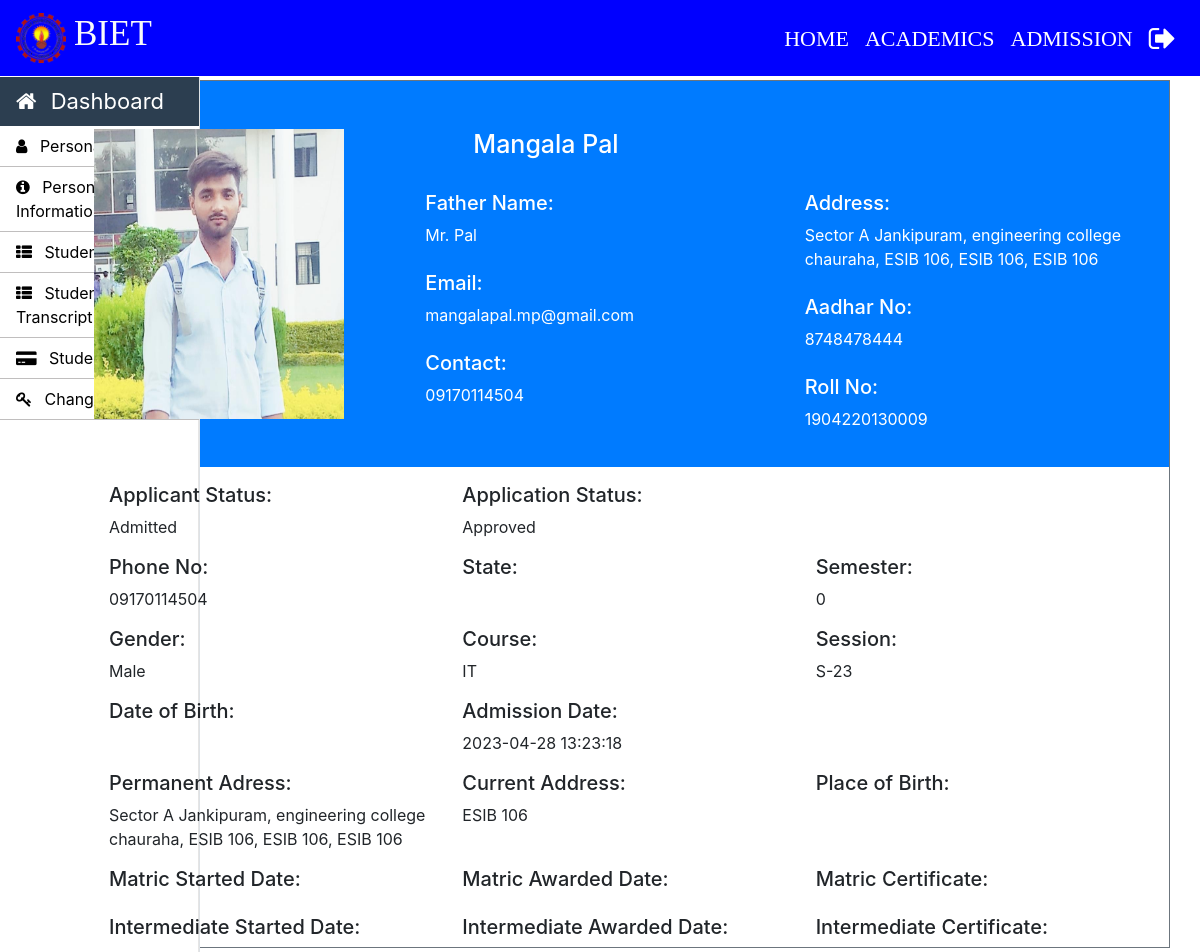
Screenshot of /Admin/display-student.php?roll_no=1904220130009 (signed in) with the database file from the repository.
### tables this page shows
CREATE TABLE `student_info` (
  `roll_no` varchar(20) NOT NULL,
  `first_name` varchar(30) NOT NULL,
  `middle_name` varchar(30) NOT NULL,
  `last_name` varchar(30) NOT NULL,
  `father_name` varchar(30) NOT NULL,
  `email` varchar(30) NOT NULL,
  `mobile_no` varchar(11) NOT NULL,
  `course_code` varchar(11) NOT NULL,
  `session` varchar(10) NOT NULL,
  `profile_image` varchar(100) NOT NULL,
  `prospectus_issued` varchar(10) NOT NULL,
  `prospectus_amount` varchar(10) NOT NULL,
  `form_b` varchar(20) NOT NULL,
  `applicant_status` varchar(20) NOT NULL,
  `application_status` varchar(20) NOT NULL,
  `cnic` varchar(15) NOT NULL,
  `dob` varchar(10) NOT NULL,
  `other_phone` varchar(11) NOT NULL,
  `gender` varchar(10) NOT NULL,
  `permanent_address` varchar(150) NOT NULL,
  `current_address` varchar(150) NOT NULL,
  `place_of_birth` varchar(150) NOT NULL,
  `matric_complition_date` varchar(10) NOT NULL,
  `matric_awarded_date` varchar(10) NOT NULL,
  `matric_certificate` varchar(100) NOT NULL,
  `fa_complition_date` varchar(10) NOT NULL,
  `fa_awarded_date` varchar(10) NOT NULL,
  `fa_certificate` varchar(100) NOT NULL,
  `ba_complition_date` varchar(10) NOT NULL,
  `ba_awarded_date` varchar(10) NOT NULL,
  `ba_certificate` varchar(100) NOT NULL,
  `semester` int(11) NOT NULL,
  `total_marks` int(11) NOT NULL,
  `obtain_marks` int(11) NOT NULL,
  `state` varchar(20) NOT NULL,
  `admission_date` timestamp NOT NULL DEFAULT current_timestamp() ON UPDATE current_timestamp()
);

### Admin/display-student.php (the view, shortened to what this page needs)
<?php
	if ($_SESSION["LoginAdmin"])
	{
		$roll_no=$_GET['roll_no'] ?? $_SESSION['LoginStudent'];
	}
	require_once "../connection/connection.php";
	?>
<!doctype html>
<html lang="en">
	<head>
	</head>
	<body>
		<?php include('../common/common-header.php') ?>
		<?php include('../common/student-sidebar.php') ?>
	<?php
	$query="select * from student_info where roll_no='$roll_no'";
	$run=mysqli_query($con,$query);
	while ($row=mysqli_fetch_array($run)) {
		?>
		<div class="container  mt-1 border border-secondary mb-1">
			<div class="row text-white bg-primary pt-5">
				<div class="col-md-12">
					<div class="row">
						<div class="col-md-4">
							<?php  $profile_image= $row["profile_image"] ?>
							<img class="ml-5 mb-5" height='290px' width='250px' src='<?php echo "images/$profile_image"  ?>' >
						</div>
						<div class="col-md-8">
							<h3 class="ml-5"><?php echo $row['first_name']." ".$row['middle_name']." ".$row['last_name'] ?></h3><br>
							<div class="row">
								<div class="col-md-6">
									<h5>Father Name:</h5> <?php echo $row['father_name']  ?><br><br>
									<h5>Email:</h5> <?php echo $row['email']  ?><br><br>
									<h5>Contact:</h5> <?php echo $row['mobile_no']  ?><br><br>
								</div>
								<div class="col-md-6">
									<h5>Address:</h5> <?php echo $row['permanent_address']  ?><br><br>
									<h5>Aadhar No:</h5> <?php echo $row['cnic']  ?><br><br>
									<h5>Roll No:</h5> <?php echo $row['roll_no']  ?><br><br>
								</div>
							</div>
						</div>
					</div>
				</div>
			</div>
			<div class="pl-5 pt-3">
				<div class="col-md-12">
					<div class="row">
						<div class="col-md-4"><h5>Applicant Status:</h5> <?php echo $row['applicant_status']  ?></div>
						<div class="col-md-4"><h5>Application Status:</h5> <?php echo $row['application_status']  ?></div>
					</div>
				</div>
			</div>
			<div class="pl-5 pt-3">
				<div class="col-md-12">
					<div class="row">
						<div class="col-md-4"><h5>Phone No:</h5> <?php echo $row['mobile_no']  ?></div>
						<div class="col-md-4"><h5>State:</h5> <?php echo $row['state']  ?></div>
						<div class="col-md-4"><h5>Semester:</h5> <?php echo $row['semester']  ?></div>
					</div>
				</div>
			</div>
			<div class="pl-5 pt-3">
				<div class="col-md-12">
					<div class="row">
						<div class="col-md-4"><h5>Gender:</h5> <?php echo $row['gender']  ?></div>
						<div class="col-md-4"><h5>Course:</h5> <?php echo $row['course_code']  ?></div>
						<div class="col-md-4"><h5>Session:</h5> <?php echo $row['session']  ?></div>
					</div>
				</div>
			</div>
			<div class="pl-5 pt-3">
				<div class="col-md-12">
					<div class="row">
						<div class="col-md-4"><h5>Date of Birth:</h5> <?php echo $row['dob']  ?></div>
						<div class="col-md-4"><h5>Admission Date:</h5> <?php echo $row['admission_date']  ?></div>
					</div>
				</div>
			</div>
			<div class="pl-5 pt-3">
				<div class="col-md-12">
					<div class="row">
						<div class="col-md-4"><h5>Permanent Adress:</h5> <?php echo $row['permanent_address']  ?></div>
						<div class="col-md-4"><h5>Current Address:</h5> <?php echo $row['current_address']  ?></div>
						<div class="col-md-4"><h5>Place of Birth:</h5> <?php echo $row['place_of_birth']  ?></div>
					</div>
				</div>
			</div>
			<div class="pl-5 pt-3">
				<div class="col-md-12">
					<div class="row">
						<div class="col-md-4"><h5>Matric Started Date:</h5> <?php echo $row['matric_complition_date']  ?></div>
						<div class="col-md-4"><h5>Matric Awarded Date:</h5> <?php echo $row['matric_awarded_date']  ?></div>
						<div class="col-md-4"><h5>Matric Certificate:</h5> <?php echo $row['matric_certificate']  ?></div>
					</div>
				</div>
			</div>
			<div class="pl-5 pt-3">
				<div class="col-md-12">
					<div class="row">
						<div class="col-md-4"><h5>Intermediate Started Date:</h5> <?php echo $row['fa_complition_date']  ?></div>
						<div class="col-md-4"><h5>Intermediate Awarded Date:</h5> <?php echo $row['fa_awarded_date']  ?></div>
						<div class="col-md-4"><h5>Intermediate Certificate:</h5> <?php echo $row['fa_certificate']  ?></div>
					</div>
				</div>
			</div>
		</div>
	<?php } ?>
</body>
</html>

### Css/footer.css (style rules this page uses)
.footer-top h2,h3 { color: #fff; }

### Css/style.css (style rules this page uses)
h3 { font-size: 25px; }

### rows the page displays
student_info: profile_image (picture), first_name "Mangala", last_name "Pal", father_name "Mr. Pal", email "mangalapal.mp@gmail.com", mobile_no "09170114504", permanent_address "Sector A Jankipuram, engineering college chauraha, ESIB 106, ESIB 106, ESIB 106", cnic "8748478444", roll_no "1904220130009", applicant_status "Admitted", application_status "Approved", semester "0", gender "Male", course_code "IT", session "S-23", admission_date "2023-04-28 13:23:18", current_address "ESIB 106"
